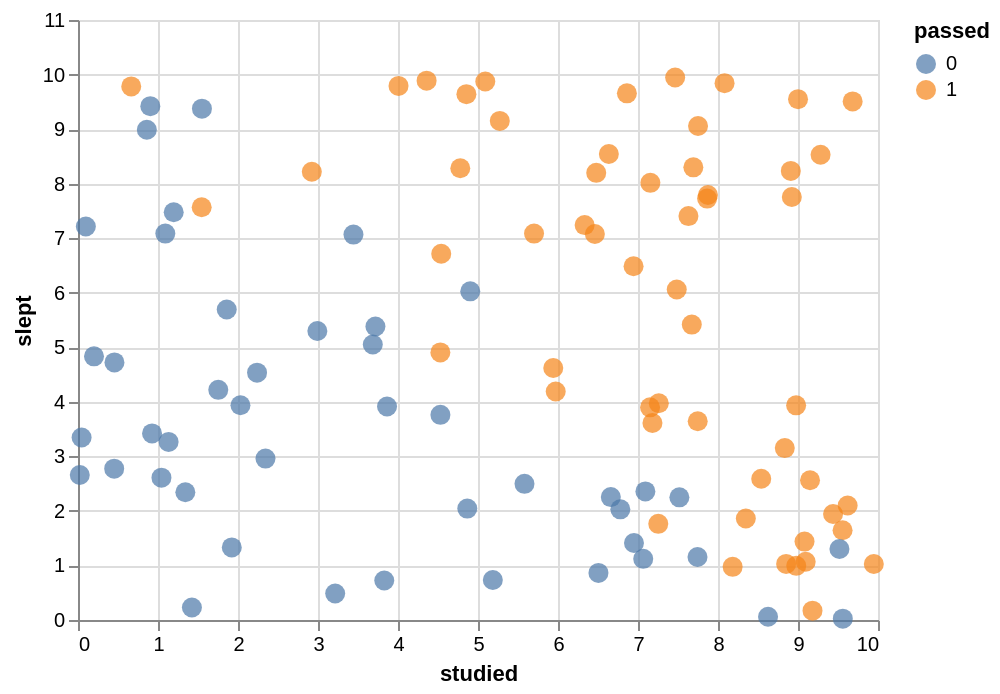

The Vega-Lite source for this figure:
### Vega-Lite specification from a JSON file in a GitHub repository (floating-point values rounded to 4 significant figures)
{"config": {"view": {"continuousWidth": 400, "continuousHeight": 300}}, "data": {"values": [{"studied": 4.855, "slept": 9.64, "passed": 1}, {"studied": 8.625, "slept": 0.05893, "passed": 0}, {"studied": 3.828, "slept": 0.7232, "passed": 0}, {"studied": 7.151, "slept": 3.899, "passed": 1}, {"studied": 6.478, "slept": 8.198, "passed": 1}, {"studied": 1.922, "slept": 1.331, "passed": 0}, {"studied": 8.978, "slept": 0.9934, "passed": 1}, {"studied": 6.636, "slept": 8.543, "passed": 1}, {"studied": 7.672, "slept": 5.416, "passed": 1}, {"studied": 4.866, "slept": 2.043, "passed": 0}, {"studied": 6.861, "slept": 9.655, "passed": 1}, {"studied": 8.54, "slept": 2.59, "passed": 1}, {"studied": 3.718, "slept": 5.382, "passed": 0}, {"studied": 9.181, "slept": 0.1715, "passed": 1}, {"studied": 9.56, "slept": 0.02495, "passed": 0}, {"studied": 5.971, "slept": 4.188, "passed": 1}, {"studied": 9.438, "slept": 1.944, "passed": 1}, {"studied": 4.358, "slept": 9.888, "passed": 1}, {"studied": 4.54, "slept": 6.714, "passed": 1}, {"studied": 1.549, "slept": 9.375, "passed": 0}, {"studied": 8.082, "slept": 9.842, "passed": 1}, {"studied": 9.62, "slept": 2.099, "passed": 1}, {"studied": 8.835, "slept": 3.152, "passed": 1}, {"studied": 1.753, "slept": 4.219, "passed": 0}, {"studied": 1.043, "slept": 2.61, "passed": 0}, {"studied": 1.196, "slept": 7.476, "passed": 0}, {"studied": 8.91, "slept": 8.233, "passed": 1}, {"studied": 4.53, "slept": 4.906, "passed": 1}, {"studied": 1.859, "slept": 5.692, "passed": 0}, {"studied": 9.557, "slept": 1.645, "passed": 1}, {"studied": 7.155, "slept": 8.015, "passed": 1}, {"studied": 2.344, "slept": 2.959, "passed": 0}, {"studied": 2.923, "slept": 8.218, "passed": 1}, {"studied": 6.333, "slept": 7.24, "passed": 1}, {"studied": 0.9256, "slept": 3.421, "passed": 0}, {"studied": 7.874, "slept": 7.791, "passed": 1}, {"studied": 8.348, "slept": 1.861, "passed": 1}, {"studied": 5.581, "slept": 2.496, "passed": 0}, {"studied": 5.091, "slept": 9.873, "passed": 1}, {"studied": 4.53, "slept": 3.762, "passed": 0}, {"studied": 1.424, "slept": 0.2286, "passed": 0}, {"studied": 9.096, "slept": 1.068, "passed": 1}, {"studied": 4.007, "slept": 9.792, "passed": 1}, {"studied": 8.977, "slept": 3.935, "passed": 1}, {"studied": 0.09805, "slept": 7.215, "passed": 0}, {"studied": 0.4524, "slept": 2.775, "passed": 0}, {"studied": 3.863, "slept": 3.913, "passed": 0}, {"studied": 7.864, "slept": 7.726, "passed": 1}, {"studied": 8.923, "slept": 7.754, "passed": 1}, {"studied": 7.464, "slept": 9.945, "passed": 1}, {"studied": 1.342, "slept": 2.343, "passed": 0}, {"studied": 5.941, "slept": 4.621, "passed": 1}, {"studied": 0.9041, "slept": 9.421, "passed": 0}, {"studied": 7.751, "slept": 9.057, "passed": 1}, {"studied": 9.518, "slept": 1.301, "passed": 0}, {"studied": 7.744, "slept": 1.154, "passed": 0}, {"studied": 7.692, "slept": 8.298, "passed": 1}, {"studied": 7.092, "slept": 2.357, "passed": 0}, {"studied": 6.944, "slept": 6.485, "passed": 1}, {"studied": 0.04502, "slept": 3.346, "passed": 0}, {"studied": 1.546, "slept": 7.568, "passed": 1}, {"studied": 5.272, "slept": 9.15, "passed": 1}, {"studied": 0.8604, "slept": 8.988, "passed": 0}, {"studied": 7.253, "slept": 1.763, "passed": 1}, {"studied": 7.517, "slept": 2.249, "passed": 0}, {"studied": 9.082, "slept": 1.437, "passed": 1}, {"studied": 0.4557, "slept": 4.722, "passed": 0}, {"studied": 6.95, "slept": 1.411, "passed": 0}, {"studied": 9.282, "slept": 8.529, "passed": 1}, {"studied": 7.181, "slept": 3.611, "passed": 1}, {"studied": 1.132, "slept": 3.265, "passed": 0}, {"studied": 7.747, "slept": 3.643, "passed": 1}, {"studied": 7.065, "slept": 1.121, "passed": 0}, {"studied": 6.506, "slept": 0.8631, "passed": 0}, {"studied": 5.701, "slept": 7.084, "passed": 1}, {"studied": 6.66, "slept": 2.254, "passed": 0}, {"studied": 1.091, "slept": 7.084, "passed": 0}, {"studied": 4.903, "slept": 6.025, "passed": 0}, {"studied": 3.443, "slept": 7.066, "passed": 0}, {"studied": 8.183, "slept": 0.975, "passed": 1}, {"studied": 9.0, "slept": 9.549, "passed": 1}, {"studied": 9.683, "slept": 9.507, "passed": 1}, {"studied": 2.992, "slept": 5.299, "passed": 0}, {"studied": 2.238, "slept": 4.535, "passed": 0}, {"studied": 0.6655, "slept": 9.783, "passed": 1}, {"studied": 6.779, "slept": 2.028, "passed": 0}, {"studied": 9.948, "slept": 1.026, "passed": 1}, {"studied": 3.215, "slept": 0.4851, "passed": 0}, {"studied": 8.852, "slept": 1.028, "passed": 1}, {"studied": 0.2001, "slept": 4.834, "passed": 0}, {"studied": 5.185, "slept": 0.7326, "passed": 0}, {"studied": 7.26, "slept": 3.974, "passed": 1}, {"studied": 9.151, "slept": 2.562, "passed": 1}, {"studied": 6.461, "slept": 7.076, "passed": 1}, {"studied": 4.779, "slept": 8.283, "passed": 1}, {"studied": 0.02228, "slept": 2.658, "passed": 0}, {"studied": 7.631, "slept": 7.405, "passed": 1}, {"studied": 3.685, "slept": 5.05, "passed": 0}, {"studied": 7.484, "slept": 6.059, "passed": 1}, {"studied": 2.031, "slept": 3.937, "passed": 0}]}, "mark": {"type": "point", "filled": true, "size": 100}, "encoding": {"color": {"type": "nominal", "field": "passed"}, "x": {"type": "quantitative", "field": "studied"}, "y": {"type": "quantitative", "field": "slept", "scale": {"domain": [0, 11]}}}, "$schema": "https://vega.github.io/schema/vega-lite/v5.json"}
